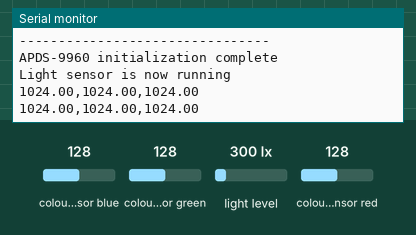
A sketch run on a simulated Arduino Pro Mini, built with avr-gcc and run on an emulated ATmega328P. On the bench: the last lines printed to the serial monitor. The inputs (shaded band) are chosen by the test bench; at power-on: colour sensor blue 128, colour sensor green 128, colour sensor red 128, light level 300 lx.

Above: at 1.7 s.
1.8 s: colour sensor blue set to 5
At 3.1 s:
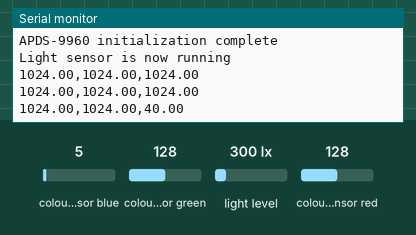
3.3 s: colour sensor green set to 5
At 4.2 s:
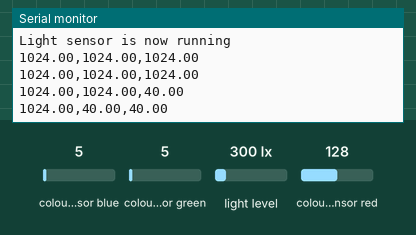
4.8 s: colour sensor red set to 5
At 5.8 s:
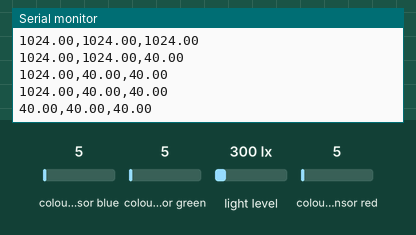

The sketch:

GISMO6_EC_APDS9960_TR.ino
```cpp
// (licence header left out)
#include <Wire.h>
#include <SparkFun_APDS9960.h>

// Global Variables
SparkFun_APDS9960 apds = SparkFun_APDS9960();
uint16_t ambient_light = 0;
uint16_t red_light = 0;
uint16_t green_light = 0;
uint16_t blue_light = 0;
float features[3];

void setup() {

  // Initialize Serial port
  Serial.begin(115200);
  Serial.println();
  Serial.println(F("--------------------------------"));
  Serial.println(F("SparkFun APDS-9960 - ColorSensor"));
  Serial.println(F("--------------------------------"));

  // Initialize APDS-9960 (configure I2C and initial values)
  if ( apds.init() ) {
    Serial.println(F("APDS-9960 initialization complete"));
  } else {
    Serial.println(F("Something went wrong during APDS-9960 init!"));
  }

  // Start running the APDS-9960 light sensor (no interrupts)
  if ( apds.enableLightSensor(false) ) {
    Serial.println(F("Light sensor is now running"));
  } else {
    Serial.println(F("Something went wrong during light sensor init!"));
  }

  // Wait for initialization and calibration to finish
  delay(500);
}

void loop() {

  // Read the light levels (ambient, red, green, blue)
  readRGB();
  printFeatures();

  // Wait 1 second before next reading
  delay(1000);
}
void readRGB(){
  // Read the light levels (ambient, red, green, blue)
  if (  !apds.readAmbientLight(ambient_light) ||
        !apds.readRedLight(red_light) ||
        !apds.readGreenLight(green_light) ||
        !apds.readBlueLight(blue_light) ) {
    Serial.println("Error reading light values");
  } else {
    //Serial.print("Ambient: ");
    //Serial.print(ambient_light);
    //Serial.print(" Red: ");
    //Serial.print(red_light);
    features[0]=red_light;
    //Serial.print(" Green: ");
    //Serial.print(green_light);
    features[1]=green_light;
    //Serial.print(" Blue: ");
    //Serial.println(blue_light);
    features[2]=blue_light;
  }

}
void printFeatures(){
  const uint16_t numFeatures = sizeof(features)/sizeof(float);
  for(int i =0;i < numFeatures;i++){
    Serial.print(features[i]);
    Serial.print(i == numFeatures-1?'\n':',');
  }
}
```

Measured:
- after the input at 1.8 s, the serial monitor: prints a new line after 0.71 s (image 1)
- after the input at 3.3 s, the serial monitor: prints a new line after 0.22 s (image 2)
- after the input at 4.8 s, the serial monitor: prints a new line after 0.72 s (image 3)
